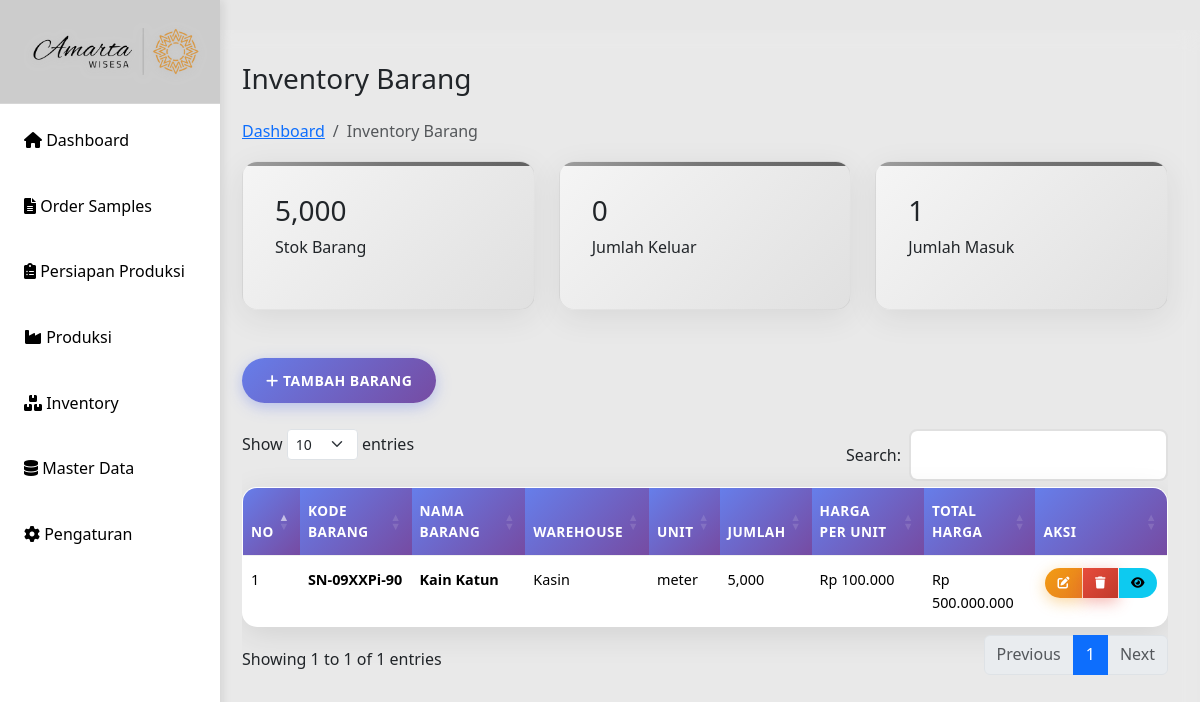
Before: /inventory.php with the older database file.
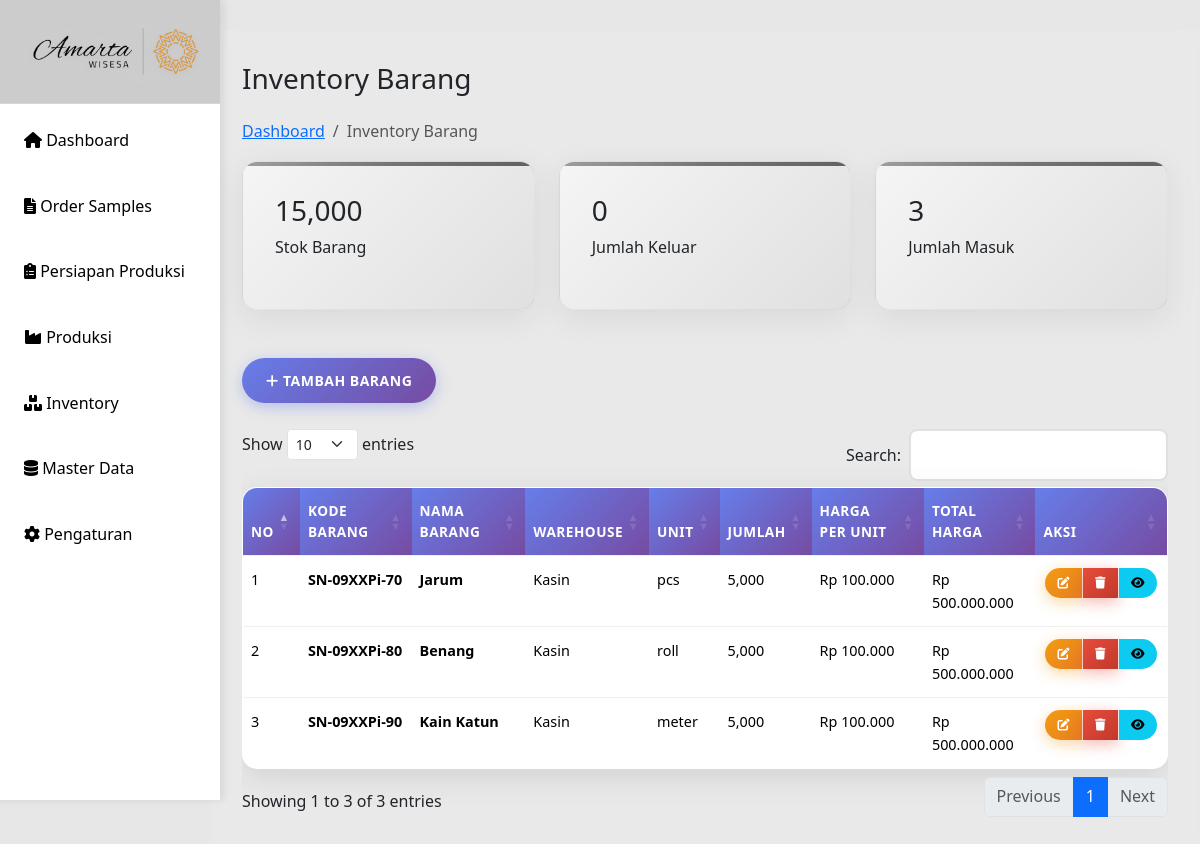
After: the same page with the newer database file.
### tables this page shows
CREATE TABLE `inventory` (
  `id` int(11) NOT NULL,
  `kode_barang` varchar(50) DEFAULT NULL,
  `nama_barang` varchar(255) NOT NULL,
  `warehouse` varchar(100) NOT NULL,
  `unit` varchar(50) NOT NULL,
  `jumlah` int(11) NOT NULL DEFAULT 0,
  `harga_per_unit` decimal(15,2) NOT NULL DEFAULT 0.00,
  `keterangan` text DEFAULT NULL,
  `created_at` datetime NOT NULL DEFAULT current_timestamp(),
  `updated_at` datetime DEFAULT NULL ON UPDATE current_timestamp(),
  `id_kategori` int(11) DEFAULT NULL
);

### inventory.php (the view, shortened to what this page needs)
<?php
include "includes/header.php";
include "config/db.php";
$result = $conn->query("SELECT * FROM inventory ORDER BY id DESC");
$total_stok = $conn->query("SELECT SUM(jumlah) as total FROM inventory")->fetch_assoc()['total'] ?? 0;
$barang_keluar = $conn->query("SELECT SUM(jumlah_keluar) as total FROM inventory_transaksi WHERE jenis = 'keluar'")->fetch_assoc()['total'] ?? 0;
$barang_masuk = $conn->query("SELECT COUNT(DISTINCT nama_barang) as total FROM inventory")->fetch_assoc()['total'] ?? 0;
$barang_masuk_transaksi = $conn->query("SELECT SUM(jumlah_masuk) as total FROM inventory_transaksi WHERE jenis = 'masuk'")->fetch_assoc()['total'] ?? 0;
if ($barang_keluar == 0 && $barang_masuk_transaksi == 0) {
    $barang_keluar = 0;
}
?>
    <main class="main-content">
            <div>
                <h1 class="h3 mb-4">Inventory Barang</h1>
                <nav aria-label="breadcrumb">
                    <ol class="breadcrumb">
                        <li class="breadcrumb-item"><a href="index.php">Dashboard</a></li>
                        <li class="breadcrumb-item active">Inventory Barang</li>
                    </ol>
                </nav>
            </div>
        <div class="row mb-4">
            <div class="col-md-4">
                <div class="stats-card">
                    <h3><?php echo number_format($total_stok); ?></h3>
                    <p>Stok Barang</p>
                </div>
            </div>
            <div class="col-md-4">
                <div class="stats-card">
                    <h3><?php echo number_format($barang_keluar); ?></h3>
                    <p>Jumlah Keluar</p>
                </div>
            </div>
            <div class="col-md-4">
                <div class="stats-card">
                    <h3><?php echo number_format($barang_masuk); ?></h3>
                    <p>Jumlah Masuk</p>
                </div>
            </div>
        </div>
        <div>
            <button class="btn btn-primary" data-bs-toggle="modal" data-bs-target="#inventoryModal">
                <i class="fas fa-plus"></i> Tambah Barang
            </button>
        </div><br>
        <div class="table-container">
            <div class="table-responsive">
                <table id="inventoryTable" class="table table-hover">
                    <thead>
                        <tr>
                            <th>No</th>
                            <th>Kode Barang</th>
                            <th>Nama Barang</th>
                            <th>Warehouse</th>
                            <th>Unit</th>
                            <th>Jumlah</th>
                            <th>Harga per Unit</th>
                            <th>Total Harga</th>
                            <th>Aksi</th>
                        </tr>
                    </thead>
                    <tbody>
                        <?php $no=1; while($row = $result->fetch_assoc()): ?>
                        <tr>
                            <td><?= $no++ ?></td>
                            <td><strong><?= $row['kode_barang'] ?? '-' ?></strong></td>
                            <td><strong><?= $row['nama_barang'] ?></strong></td>
                            <td><?= $row['warehouse'] ?></td>
                            <td><?= $row['unit'] ?></td>
                            <td><?= number_format($row['jumlah']) ?></td>
                            <td>Rp <?= number_format($row['harga_per_unit'], 0, ',', '.') ?></td>
                            <td>Rp <?= number_format($row['jumlah'] * $row['harga_per_unit'], 0, ',', '.') ?></td>
                            <td>
                                <div class="btn-group btn-group-sm" role="group">
                                    <button class="btn btn-warning" onclick="editInventory(<?= $row['id'] ?>)" title="Edit">
                                        <i class="fas fa-edit"></i>
                                    </button>
                                    <button class="btn btn-danger" onclick="deleteInventory(<?= $row['id'] ?>)" title="Hapus">
                                        <i class="fas fa-trash"></i>
                                    </button>
                                    <button class="btn btn-info" onclick="detailInventory(<?= $row['id'] ?>)" title="Detail">
                                        <i class="fas fa-eye"></i>
                                    </button>
                                </div>
                            </td>
                        </tr>
                        <?php endwhile; ?>
                    </tbody>
                </table>
            </div>
        </div>
    </main>
<?php include 'includes/footer.php'; ?>

### includes/header.php (shortened to what this page needs)
<!DOCTYPE html>
<html lang="id">
<head>
    <link href="https://cdn.jsdelivr.net/npm/bootstrap@5.3.3/dist/css/bootstrap.min.css" rel="stylesheet">
    <link href="https://cdnjs.cloudflare.com/ajax/libs/font-awesome/6.0.0/css/all.min.css" rel="stylesheet">
    <link href="https://cdn.datatables.net/1.13.7/css/dataTables.bootstrap5.min.css" rel="stylesheet">
    <link rel="stylesheet" href="css/style.css">
</head>
<body>
    <button class="sidebar-toggle" onclick="toggleSidebar()">
    </button>
   <?php include 'sidebar.php'; ?>

### includes/sidebar.php
<nav class="sidebar" id="sidebar">
    <div class="sidebar-header">
        <img src="img/amarta-wisesa.png" alt="Amarta Wisesa Logo" class="sidebar-logo">
    </div>
    <ul class="sidebar-nav">
        <li>
            <a href="index.php" class="nav-link <?php echo basename($_SERVER['PHP_SELF']) == 'index.php' ? 'active' : ''; ?>">
                <i class="fas fa-home"></i>
                Dashboard
            </a>
        </li>
        <li>
            <a href="sps-sample.php" class="nav-link <?php echo basename($_SERVER['PHP_SELF']) == 'sps-sample.php' ? 'active' : ''; ?>">
                <i class="fas fa-file-alt"></i>
                Order Samples
            </a>
        </li>
        <li>
            <a href="persiapan.php" class="nav-link <?php echo basename($_SERVER['PHP_SELF']) == 'persiapan.php' ? 'active' : ''; ?>">
                <i class="fas fa-clipboard-list"></i>
                Persiapan Produksi
            </a>
        </li>
        <li>
            <a href="produksi.php" class="nav-link <?php echo basename($_SERVER['PHP_SELF']) == 'produksi.php' ? 'active' : ''; ?>">
                <i class="fas fa-industry"></i>
                Produksi
            </a>
        </li>
        <li>
            <a href="inventory.php" class="nav-link <?php echo basename($_SERVER['PHP_SELF']) == 'inventory.php' ? 'active' : ''; ?>">
                <i class="fas fa-boxes"></i>
                Inventory
            </a>
        </li>
        <li>
            <a href="master-data.php" class="nav-link <?php echo basename($_SERVER['PHP_SELF']) == 'master-data.php' ? 'active' : ''; ?>">
                <i class="fas fa-database"></i>
                Master Data
            </a>
        </li>
        <li>
            <a href="pengaturan.php" class="nav-link <?php echo basename($_SERVER['PHP_SELF']) == 'pengaturan.php' ? 'active' : ''; ?>">
                <i class="fas fa-cog"></i>
                Pengaturan
            </a>
        </li>
    </ul>
</nav>

### includes/footer.php (shortened to what this page needs)
</body>
</html>

### css/style.css (style rules this page uses)
* { margin: 0; padding: 0; box-sizing: border-box; }
body { font-family: 'Segoe UI', Tahoma, Geneva, Verdana, sans-serif; background: #e7e7e7ff; min-height: 100vh; line-height: 1.6; }
.sidebar { background: #ffffff; width: 260px; height: 100vh; position: fixed; left: -40px; top: 0; padding-top: 0; box-shadow: 4px 0 8px rgba(0,0,0,0.08); overflow-y: auto; transition: all 0.3s cubic-bezier(0.4, 0, 0.2, 1); z-index: 1000; }
.sidebar::before { content: ''; position: absolute; top: 0; left: 0; right: 0; bottom: 0; background: linear-gradient(45deg, rgba(255,255,255,0.3) 0%, rgba(255,255,255,0.1) 50%, rgba(255,255,255,0.2) 100%); pointer-events: none; }
.sidebar-header { background: rgba(0,0,0,0.2); padding: 1.5rem 1rem; text-align: left; backdrop-filter: blur(10px); border-bottom: 1px solid rgba(255,255,255,0.2); }
.sidebar-logo { width: 100%; max-width: 180px; height: auto; margin-left : 50px; transition: all 0.3s ease; filter: drop-shadow(0 2px 4px rgba(189, 189, 189, 0.72)); }
.sidebar ul { list-style: none; }
.sidebar ul li { margin: 0.5rem 1rem; border-radius: 8px; overflow: hidden; transition: all 0.3s ease; }
.sidebar ul li a { color: #000000; text-decoration: none; display: block; padding: 1rem; transition: all 0.3s ease; position: relative; overflow: hidden; }
.sidebar ul li a::before { content: ''; position: absolute; top: 0; left: -100%; width: 100%; height: 100%; background: linear-gradient(90deg, transparent, rgba(255,255,255,0.2), transparent); transition: left 0.5s; }
.main-content { margin-left: 210px; padding: 2rem; background: rgba(255,255,255,0.1); backdrop-filter: blur(10px); min-height: 100vh; }
.stats-card { background: linear-gradient(135deg, #f5f5f5, #e0e0e0); border-radius: 15px; padding: 2rem; margin-bottom: 1.5rem; box-shadow: 0 8px 32px rgba(0,0,0,0.08); border: 1px solid rgba(158, 158, 158, 0.2); transition: transform 0.3s ease, box-shadow 0.3s ease; position: relative; overflow: hidden; }
.stats-card::before { content: ''; position: absolute; top: 0; left: 0; right: 0; height: 4px; background: linear-gradient(90deg, #9e9e9e, #757575, #616161); }
.table { width: 100%; border-collapse: separate; border-spacing: 0; background: white; border-radius: 15px; overflow: hidden; box-shadow: 0 8px 32px rgba(0,0,0,0.1); border: 1px solid rgba(255,255,255,0.2); }
.table th, .table td { padding: 12px 8px; text-align: left; border-bottom: 1px solid #f0f0f0; font-size: 0.9rem; }
.table th { background: linear-gradient(135deg, #667eea, #764ba2); color: white; font-weight: 600; text-transform: uppercase; letter-spacing: 0.5px; font-size: 0.85rem; }
.table tr { transition: all 0.3s ease; }
.table tr:last-child td { border-bottom: none; }
.table .btn { padding: 6px 12px; font-size: 12px; border-radius: 20px; margin: 0 2px; }
.table .btn i { font-size: 12px; }
.btn { padding: 12px 24px; border: none; border-radius: 25px; cursor: pointer; text-decoration: none; display: inline-block; font-size: 14px; font-weight: 600; text-transform: uppercase; letter-spacing: 0.5px; transition: all 0.3s ease; position: relative; overflow: hidden; }
.btn::before { content: ''; position: absolute; top: 50%; left: 50%; width: 0; height: 0; background: rgba(255,255,255,0.2); border-radius: 50%; transform: translate(-50%, -50%); transition: width 0.6s, height 0.6s; }
.btn-primary { background: linear-gradient(135deg, #667eea, #764ba2); color: white; box-shadow: 0 4px 15px rgba(102,126,234,0.4); }
.btn-danger { background: linear-gradient(135deg, #e74c3c, #c0392b); color: white; box-shadow: 0 4px 15px rgba(231,76,60,0.4); }
.btn-warning { background: linear-gradient(135deg, #f39c12, #e67e22); color: white; box-shadow: 0 4px 15px rgba(243,156,18,0.4); }

Changed rows visible on the page:
added inventory: kode_barang "SN-09XXPi-70", nama_barang "Jarum", warehouse "Kasin", unit "pcs", jumlah "5,000", harga_per_unit "100.000", $row['jumlah'] * $row['harga_per_unit'] "500.000.000"
added inventory: kode_barang "SN-09XXPi-80", nama_barang "Benang", warehouse "Kasin", unit "roll", jumlah "5,000", harga_per_unit "100.000", $row['jumlah'] * $row['harga_per_unit'] "500.000.000"
Other visible differences:
$total_stok: "5,000" → "15,000"
$barang_masuk: "1" → "3"
text written by a page script: "Show entries Search: Showing 1 to 1 of 1 entries Previous 1 Next" → "Show entries Search: Showing 1 to 3 of 3 entries Previous 1 Next"
